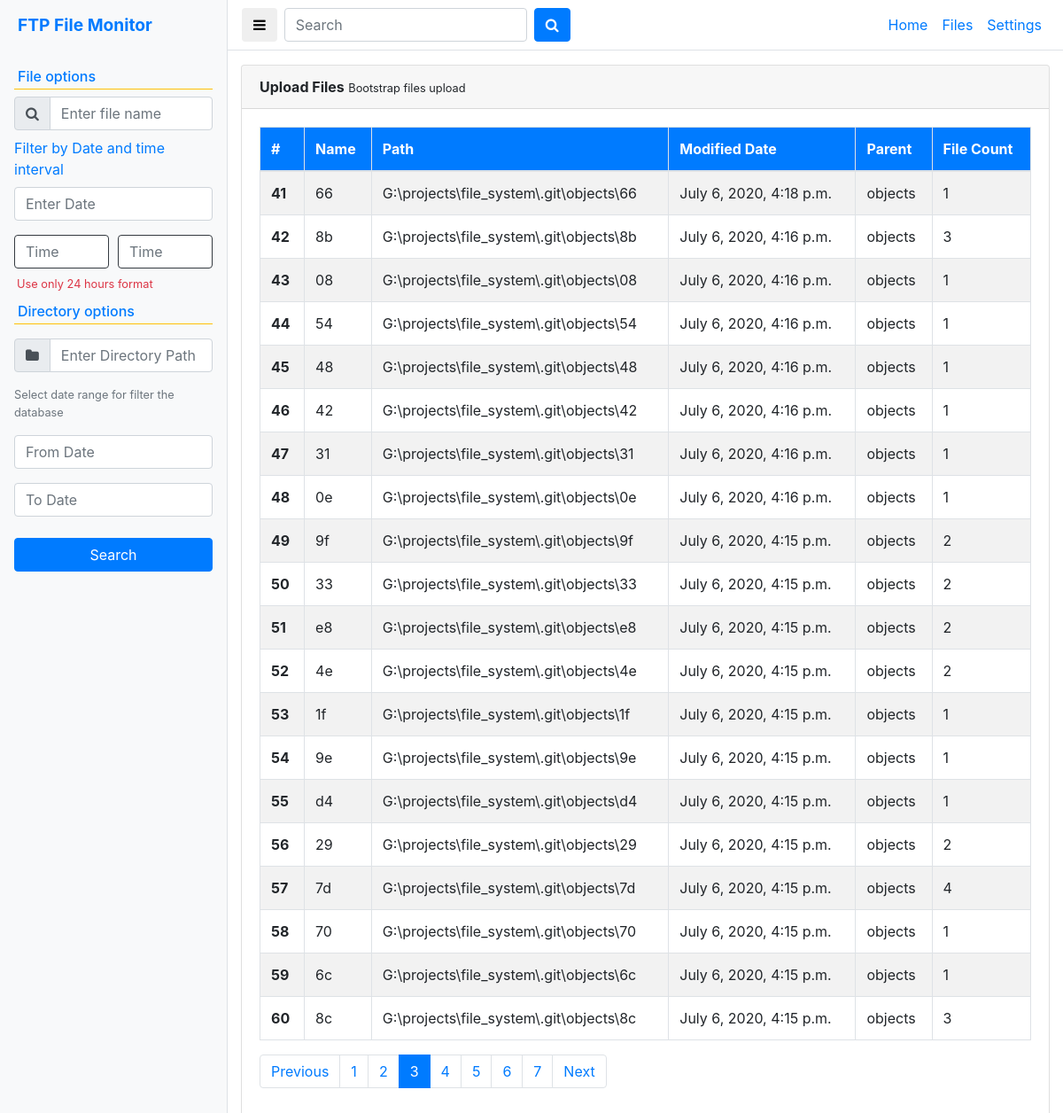
/?page=3, run on the app's committed database.
### file_app/models.py (models this page shows)
class Folder(models.Model):
	name 				= models.CharField(max_length=200)
	path 				= models.CharField(max_length=999, unique=True)
	date_modified		= models.DateTimeField(auto_now=False, auto_now_add=False)
	size				= models.CharField(max_length=50)
	updated_at			= models.DateTimeField(auto_now_add=True)
	parent				= models.ForeignKey(
							'self',
							blank=True,
							null=True ,
							on_delete=models.CASCADE,
							related_name='children')
	def __str__(self):
		return self.name
	class Meta:
		unique_together = [['path', 'parent']]

### file_app/views.py (the view)
# urls.py: path('', home, name="home"),
def home(request):
	folders = Folder.objects.all().order_by('-date_modified')
	page = request.GET.get('page', 1)
	paginator = Paginator(folders, 20)
	try:
		folders = paginator.page(page)
	except PageNotAnInteger:
		folders = paginator.page(1)
	except EmptyPage:
		folders = paginator.page(paginator.num_pages)
	return render(request, 'index.html', {'folders':folders})

### file_app/views.py (called while the page is built)
@register.filter
def count_file(folder):
	file = File.objects.filter(path=folder)
	return len(file)

### templates/index.html
{% extends "base.html" %}
{% block content %}
<div class="card mt-3 mb-3">
  <div class="card-header"><strong>Upload Files</strong> <small>Bootstrap files upload</small></div>
  <div class="card-body">
    <table class="table table-striped table-hover table-bordered">
      <thead>
        <tr class="bg-primary text-white">
          <th scope="col">#</th>
          <th scope="col">Name</th>
          <th scope="col">Path</th>
          <th scope="col">Modified Date</th>
          <th scope="col">Parent</th>
          <th scope="col">File Count</th>
        </tr>
      </thead>
      <tbody>
        {% for folder in folders%}
        <tr>
          <th scope="row">{{forloop.counter0|add:folders.start_index}}</th>
          <td>{{folder.name|slice:":30"}}</td>
          <td>{{folder.path|slice:":40"}}</td>
          <td>{{folder.date_modified}}</td>
          <td>{{folder.parent}}</td>
          <td>{{folder.id|count_file}}</td>
        </tr>
        {% endfor %}
      </tbody>
    </table>
{% if folders.has_other_pages %}
<nav aria-label="...">
  <ul class="pagination">
    {% if folders.has_previous %}
    <li class="page-item"><a class="page-link" href="?page={{ folders.previous_page_number }}">Previous</a></li>
    {% else %}
    <li class="page-item disabled">
      <a class="page-link" href="#" tabindex="-1" aria-disabled="true">Previous</a>
    </li>
    {% endif %}
    {% for i in folders.paginator.page_range %}
      {% if folders.number == i %}
    <li class="page-item active" aria-current="page">
      <a class="page-link" href="#">{{ i }}<span class="sr-only">(current)</span></a>
    </li>
    {% elif i > folders.number|add:'-5' and i < folders.number|add:'5' %}
    <li class="page-item"><a class="page-link" href="?page={{ i }}">{{ i }}</a></li>
    {% endif %}
    {% endfor %}
    {% if folders.has_next %}
    <li class="page-item">
      <a class="page-link" href="?page={{ folders.next_page_number }}">Next</a>
    </li>
    {% else %}
    <li class="page-item disabled">
      <a class="page-link" href="#" tabindex="-1" aria-disabled="true">Next</a>
    </li>
    {% endif %}
  </ul>
</nav>
{% endif %}
  </div>
</div>
{% endblock content %}

### data on the page
Folder: name "66", path "G:\\projects\\file_system\\.git\\objects\\66", date_modified "July 6, 2020, 4:18 p.m.", parent "objects", id|count_file "1"
Folder: name "8b", path "G:\\projects\\file_system\\.git\\objects\\8b", date_modified "July 6, 2020, 4:16 p.m.", parent "objects", id|count_file "3"
Folder: name "08", path "G:\\projects\\file_system\\.git\\objects\\08", date_modified "July 6, 2020, 4:16 p.m.", parent "objects", id|count_file "1"
Folder: name "54", path "G:\\projects\\file_system\\.git\\objects\\54", date_modified "July 6, 2020, 4:16 p.m.", parent "objects", id|count_file "1"
Folder: name "48", path "G:\\projects\\file_system\\.git\\objects\\48", date_modified "July 6, 2020, 4:16 p.m.", parent "objects", id|count_file "1"
Folder: name "42", path "G:\\projects\\file_system\\.git\\objects\\42", date_modified "July 6, 2020, 4:16 p.m.", parent "objects", id|count_file "1"
Folder: name "31", path "G:\\projects\\file_system\\.git\\objects\\31", date_modified "July 6, 2020, 4:16 p.m.", parent "objects", id|count_file "1"
Folder: name "0e", path "G:\\projects\\file_system\\.git\\objects\\0e", date_modified "July 6, 2020, 4:16 p.m.", parent "objects", id|count_file "1"
Folder: name "9f", path "G:\\projects\\file_system\\.git\\objects\\9f", date_modified "July 6, 2020, 4:15 p.m.", parent "objects", id|count_file "2"
Folder: name "33", path "G:\\projects\\file_system\\.git\\objects\\33", date_modified "July 6, 2020, 4:15 p.m.", parent "objects", id|count_file "2"
Folder: name "e8", path "G:\\projects\\file_system\\.git\\objects\\e8", date_modified "July 6, 2020, 4:15 p.m.", parent "objects", id|count_file "2"
Folder: name "4e", path "G:\\projects\\file_system\\.git\\objects\\4e", date_modified "July 6, 2020, 4:15 p.m.", parent "objects", id|count_file "2"
Folder: name "1f", path "G:\\projects\\file_system\\.git\\objects\\1f", date_modified "July 6, 2020, 4:15 p.m.", parent "objects", id|count_file "1"
Folder: name "9e", path "G:\\projects\\file_system\\.git\\objects\\9e", date_modified "July 6, 2020, 4:15 p.m.", parent "objects", id|count_file "1"
Folder: name "d4", path "G:\\projects\\file_system\\.git\\objects\\d4", date_modified "July 6, 2020, 4:15 p.m.", parent "objects", id|count_file "1"
Folder: name "29", path "G:\\projects\\file_system\\.git\\objects\\29", date_modified "July 6, 2020, 4:15 p.m.", parent "objects", id|count_file "2"
Folder: name "7d", path "G:\\projects\\file_system\\.git\\objects\\7d", date_modified "July 6, 2020, 4:15 p.m.", parent "objects", id|count_file "4"
Folder: name "70", path "G:\\projects\\file_system\\.git\\objects\\70", date_modified "July 6, 2020, 4:15 p.m.", parent "objects", id|count_file "1"
Folder: name "6c", path "G:\\projects\\file_system\\.git\\objects\\6c", date_modified "July 6, 2020, 4:15 p.m.", parent "objects", id|count_file "1"
Folder: name "8c", path "G:\\projects\\file_system\\.git\\objects\\8c", date_modified "July 6, 2020, 4:15 p.m.", parent "objects", id|count_file "3"

### other printed values
{{ i }} "1" "2" "4" "5" "6" "7"
{{ i }} "3"
